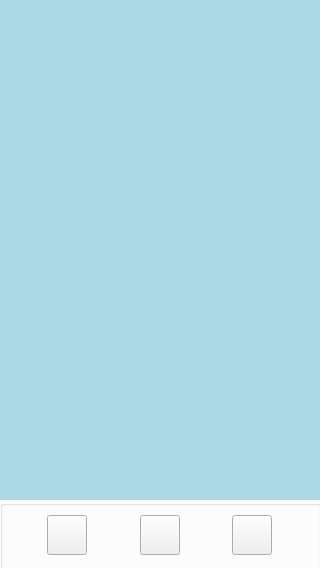
<?xml version="1.0" encoding="UTF-8"?>
<ui version="4.0">
 <class>MainWindow</class>
 <widget class="QMainWindow" name="MainWindow">
  <property name="geometry">
   <rect>
    <x>0</x>
    <y>0</y>
    <width>320</width>
    <height>568</height>
   </rect>
  </property>
  <property name="minimumSize">
   <size>
    <width>320</width>
    <height>568</height>
   </size>
  </property>
  <property name="maximumSize">
   <size>
    <width>320</width>
    <height>568</height>
   </size>
  </property>
  <property name="windowTitle">
   <string>Template</string>
  </property>
  <property name="autoFillBackground">
   <bool>false</bool>
  </property>
  <property name="styleSheet">
   <string notr="true"/>
  </property>
  <widget class="QWidget" name="centralwidget">
   <property name="styleSheet">
    <string notr="true">#centralwidget{
background-color: lightblue;
}</string>
   </property>
   <widget class="QWidget" name="verticalLayoutWidget">
    <property name="geometry">
     <rect>
      <x>0</x>
      <y>0</y>
      <width>321</width>
      <height>571</height>
     </rect>
    </property>
    <layout class="QVBoxLayout" name="MainVertBox">
     <item>
      <spacer name="VSpacer1">
       <property name="orientation">
        <enum>Qt::Orientation::Vertical</enum>
       </property>
       <property name="sizeType">
        <enum>QSizePolicy::Policy::Maximum</enum>
       </property>
       <property name="sizeHint" stdset="0">
        <size>
         <width>20</width>
         <height>500</height>
        </size>
       </property>
      </spacer>
     </item>
     <item>
      <widget class="QGroupBox" name="MenuOptions">
       <property name="styleSheet">
        <string notr="true">#MenuOptions {
    background-color: white;
}</string>
       </property>
       <property name="title">
        <string/>
       </property>
       <property name="flat">
        <bool>true</bool>
       </property>
       <widget class="QWidget" name="horizontalLayoutWidget">
        <property name="geometry">
         <rect>
          <x>0</x>
          <y>0</y>
          <width>319</width>
          <height>71</height>
         </rect>
        </property>
        <layout class="QHBoxLayout" name="horizontalLayout">
         <item>
          <spacer name="horizontalSpacer_3">
           <property name="orientation">
            <enum>Qt::Orientation::Horizontal</enum>
           </property>
           <property name="sizeHint" stdset="0">
            <size>
             <width>40</width>
             <height>20</height>
            </size>
           </property>
          </spacer>
         </item>
         <item>
          <widget class="QPushButton" name="FriendsButton">
           <property name="minimumSize">
            <size>
             <width>40</width>
             <height>40</height>
            </size>
           </property>
           <property name="layoutDirection">
            <enum>Qt::LayoutDirection::RightToLeft</enum>
           </property>
           <property name="text">
            <string/>
           </property>
           <property name="icon">
            <iconset resource="ressources.qrc">
             <normaloff>:/images/friendsIcon.png</normaloff>:/images/friendsIcon.png</iconset>
           </property>
           <property name="iconSize">
            <size>
             <width>40</width>
             <height>40</height>
            </size>
           </property>
          </widget>
         </item>
         <item>
          <spacer name="horizontalSpacer">
           <property name="orientation">
            <enum>Qt::Orientation::Horizontal</enum>
           </property>
           <property name="sizeHint" stdset="0">
            <size>
             <width>40</width>
             <height>20</height>
            </size>
           </property>
          </spacer>
         </item>
         <item>
          <widget class="QPushButton" name="PostsButton">
           <property name="minimumSize">
            <size>
             <width>40</width>
             <height>40</height>
            </size>
           </property>
           <property name="text">
            <string/>
           </property>
           <property name="icon">
            <iconset resource="ressources.qrc">
             <normaloff>:/images/postsImage.png</normaloff>:/images/postsImage.png</iconset>
           </property>
           <property name="iconSize">
            <size>
             <width>40</width>
             <height>40</height>
            </size>
           </property>
          </widget>
         </item>
         <item>
          <spacer name="horizontalSpacer_2">
           <property name="orientation">
            <enum>Qt::Orientation::Horizontal</enum>
           </property>
           <property name="sizeHint" stdset="0">
            <size>
             <width>40</width>
             <height>20</height>
            </size>
           </property>
          </spacer>
         </item>
         <item>
          <widget class="QPushButton" name="ProfileButton">
           <property name="minimumSize">
            <size>
             <width>40</width>
             <height>40</height>
            </size>
           </property>
           <property name="text">
            <string/>
           </property>
           <property name="icon">
            <iconset resource="ressources.qrc">
             <normaloff>:/images/profileImage.png</normaloff>:/images/profileImage.png</iconset>
           </property>
           <property name="iconSize">
            <size>
             <width>40</width>
             <height>40</height>
            </size>
           </property>
          </widget>
         </item>
         <item>
          <spacer name="horizontalSpacer_4">
           <property name="orientation">
            <enum>Qt::Orientation::Horizontal</enum>
           </property>
           <property name="sizeHint" stdset="0">
            <size>
             <width>40</width>
             <height>20</height>
            </size>
           </property>
          </spacer>
         </item>
        </layout>
       </widget>
      </widget>
     </item>
    </layout>
   </widget>
  </widget>
 </widget>
 <resources>
  <include location="ressources.qrc"/>
 </resources>
 <connections/>
</ui>
